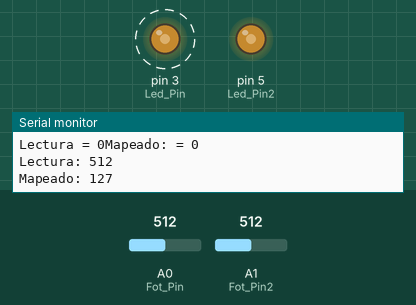
The sketch below on a simulated Arduino Uno, built with avr-gcc and run on an emulated ATmega328P. On the bench: output pins drawn as LEDs (lit = HIGH), the last lines printed to the serial monitor. Dashed ring = blinking. The test bench sets the inputs (shaded band); at power-on: A0 (Fot_Pin) = 512, A1 (Fot_Pin2) = 512.

Above: at 0.87 s.
1.6 s: A0 (Fot_Pin) set to 716
5.2 s: A1 (Fot_Pin2) set to 716
At 6.6 s:
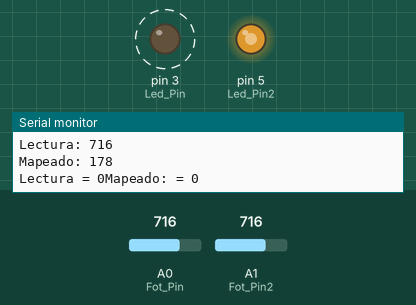
8.7 s: A0 (Fot_Pin) set to 900
12.3 s: A1 (Fot_Pin2) set to 900
At 12.64 s:
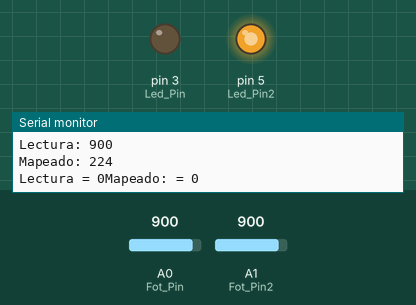
15.8 s: A0 (Fot_Pin) set to 511
At 15.9 s:
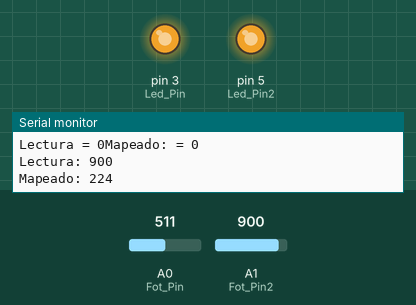
19.4 s: A1 (Fot_Pin2) set to 122
At 20.4 s:
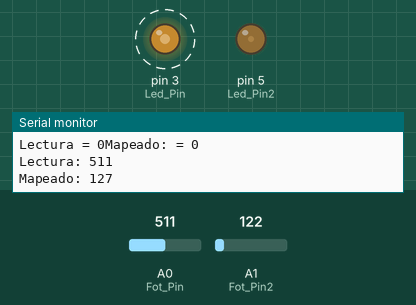
Timing chart, 0 to 23.9 s (numbered marks = the images above; inputs shaded):
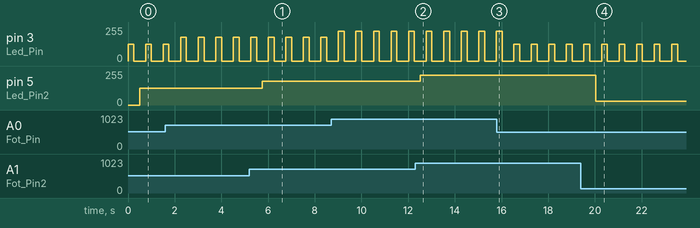

The sketch:

Arduino_04_001.ino
```cpp
// Codigo Ejemplo
int Led_Pin = 3;
int Fot_Pin = A0;
int sensorValue = 0;
int outputValue = 0;
int Led_Pin2 = 5;
int Fot_Pin2 = A1;
int sensorValue2 = 0;
int outputValue2 = 0;
void setup()
{
Serial.begin(9600);
pinMode(Led_Pin, OUTPUT);
Serial.begin(9600);
pinMode(Led_Pin2, OUTPUT);
}
void loop()
{
 digitalWrite(Led_Pin, HIGH);
 sensorValue = analogRead(Fot_Pin);
 outputValue = map(sensorValue, 0, 1023, 0, 255);
 analogWrite(Led_Pin, outputValue);
 Serial.print("Lectura: ");
 Serial.println(sensorValue);
 Serial.print("Mapeado: ");
 Serial.println(outputValue);
 delay(250);
 digitalWrite(Led_Pin, LOW);
 delay(250);
 sensorValue = analogRead(A1);
 outputValue = map(sensorValue, 0, 1023, 0, 255);
 analogWrite(Led_Pin2, outputValue);
 Serial.print("Lectura = ");
 Serial.print(sensorValue2);
 Serial.print("Mapeado: = ");
 Serial.println(outputValue2);
 delay(250);
}
```

Measured:
- after the input at 5.2 s, pin 5 (Led_Pin2): 127/255 → 178/255 after 0.56 s
- after the input at 12.3 s, pin 5 (Led_Pin2): 178/255 → 224/255 after 0.22 s
- after the input at 19.4 s, pin 5 (Led_Pin2): 224/255 → 30/255 after 0.63 s
- by itself, pin 3 (Led_Pin): alternates 127/255 for 0.25 s and 0/255 for 0.50 s
